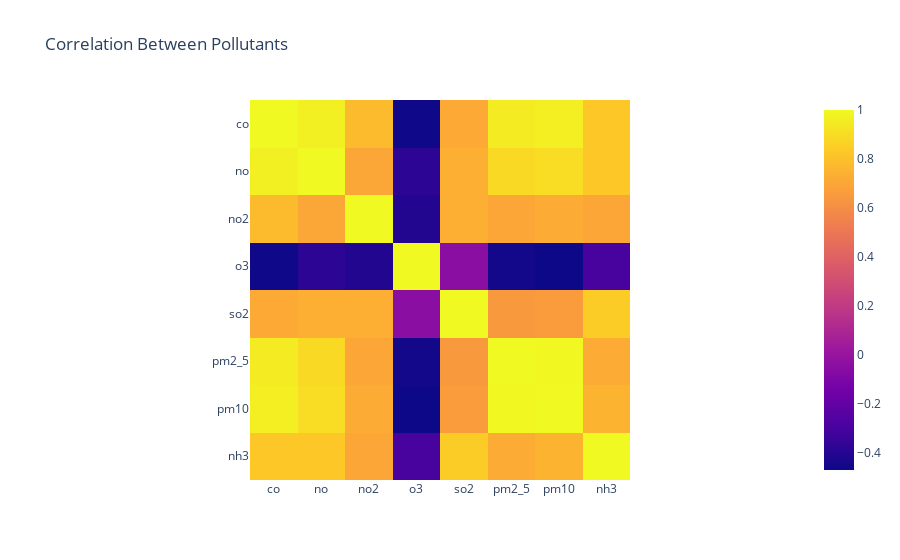

Source (notebook cell):
### Code cell
# Correlation Between Pollutants
correlation_matrix = data[pollutants].corr()
fig = px.imshow(correlation_matrix, x=pollutants, 
                 y=pollutants, title="Correlation Between Pollutants")
fig.show()

### Figure 1 — Plotly figure (JSON) as saved in the notebook; plotly's stock layout.template omitted (floating-point values rounded to 4 significant figures)
{"data": [{"coloraxis": "coloraxis", "hovertemplate": "x: %{x}<br>y: %{y}<br>color: %{z}<extra></extra>", "name": "0", "type": "heatmap", "x": ["co", "no", "no2", "o3", "so2", "pm2_5", "pm10", "nh3"], "xaxis": "x", "y": ["co", "no", "no2", "o3", "so2", "pm2_5", "pm10", "nh3"], "yaxis": "y", "z": [[1.0, 0.9697, 0.7764, -0.4631, 0.7168, 0.9531, 0.9668, 0.8263], [0.9697, 1.0, 0.7022, -0.3778, 0.7345, 0.8888, 0.9033, 0.8236], [0.7764, 0.7022, 1.0, -0.4072, 0.735, 0.6987, 0.72, 0.7003], [-0.4631, -0.3778, -0.4072, 1.0, -0.04916, -0.4505, -0.4685, -0.2997], [0.7168, 0.7345, 0.735, -0.04916, 1.0, 0.649, 0.6583, 0.8436], [0.9531, 0.8888, 0.6987, -0.4505, 0.649, 1.0, 0.9941, 0.7203], [0.9668, 0.9033, 0.72, -0.4685, 0.6583, 0.9941, 1.0, 0.7545], [0.8263, 0.8236, 0.7003, -0.2997, 0.8436, 0.7203, 0.7545, 1.0]]}], "layout": {"coloraxis": {"colorscale": [[0, "#0d0887"], [0.1111, "#46039f"], [0.2222, "#7201a8"], [0.3333, "#9c179e"], [0.4444, "#bd3786"], [0.5556, "#d8576b"], [0.6667, "#ed7953"], [0.7778, "#fb9f3a"], [0.8889, "#fdca26"], [1, "#f0f921"]]}, "title": {"text": "Correlation Between Pollutants"}, "xaxis": {"anchor": "y", "constrain": "domain", "domain": [0, 1], "scaleanchor": "y"}, "yaxis": {"anchor": "x", "autorange": "reversed", "constrain": "domain", "domain": [0, 1]}}}
